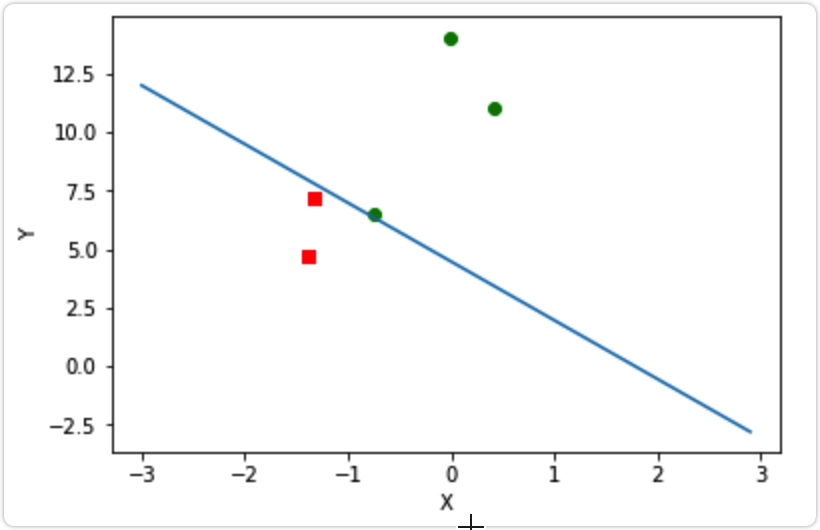

The Python source for this figure:
#!/usr/bin/env python
# coding: utf-8

# In[ ]:


# 查看当前挂载的数据集目录, 该目录下的变更重启环境后会自动还原
# View dataset directory. 
# This directory will be recovered automatically after resetting environment. 
get_ipython().system('ls /home/aistudio/data')


# In[ ]:


# 查看工作区文件, 该目录下的变更将会持久保存. 请及时清理不必要的文件, 避免加载过慢.
# View personal work directory. 
# All changes under this directory will be kept even after reset. 
# Please clean unnecessary files in time to speed up environment loading. 
get_ipython().system('ls /home/aistudio/work')


# In[ ]:


# 如果需要进行持久化安装, 需要使用持久化路径, 如下方代码示例:
# If a persistence installation is required, 
# you need to use the persistence path as the following: 
get_ipython().system('mkdir /home/aistudio/external-libraries')
get_ipython().system('pip install beautifulsoup4 -t /home/aistudio/external-libraries')


# In[ ]:


# 同时添加如下代码, 这样每次环境(kernel)启动的时候只要运行下方代码即可: 
# Also add the following code, 
# so that every time the environment (kernel) starts, 
# just run the following code: 
import sys 
sys.path.append('/home/aistudio/external-libraries')


# 请点击[此处](https://ai.baidu.com/docs#/AIStudio_Project_Notebook/a38e5576)查看本环境基本用法.  <br>
# Please click [here ](https://ai.baidu.com/docs#/AIStudio_Project_Notebook/a38e5576) for more detailed instructions. 

# In[6]:


from numpy import *
import matplotlib.pylab as plt

# 解析数据
def loadDataSet(file_name):
    dataMat = []
    labelMat = []
    fr = open(file_name)
    for line in fr.readlines():
        curLine = line.strip().split()
        dataMat.append([1.0,float(curLine[0]),float(curLine[1])])
        labelMat.append(int(curLine[2]))
    return dataMat, labelMat


# In[7]:


def sigmoid(inX):
    return  1.0 / (1 + exp(-inX))


# In[12]:


def stocGradAscent1(dataMatrix, classLabels, numIter=500):
    m,n = shape(dataMatrix)
    weights = ones(n)   # 创建与列数相同的矩阵的系数矩阵，所有的元素都是1
    # 随机梯度, 循环150,观察是否收敛
    alpha = 0.001
    for j in range(numIter):
        # [0, 1, 2 .. m-1]
        dataIndex = range(m)
        for i in range(m):
            randIndex = int(random.uniform(0,len(dataIndex)))
            h = sigmoid(sum(dataMatrix[dataIndex[randIndex]]*weights))
            error = classLabels[dataIndex[randIndex]] - h
            weights = weights + alpha * error * dataMatrix[dataIndex[randIndex]]
            # del(dataIndex[randIndex])
    return weights


# In[13]:


def plotBestFit(dataArr, labelMat, weights):


    n = shape(dataArr)[0]
    xcord1 = [];
    ycord1 = []
    xcord2 = [];
    ycord2 = []
    for i in range(n):
        if int(labelMat[i]) == 1:
            xcord1.append(dataArr[i, 1]);
            ycord1.append(dataArr[i, 2])
        else:
            xcord2.append(dataArr[i, 1]);
            ycord2.append(dataArr[i, 2])
    fig = plt.figure()
    ax = fig.add_subplot(111)
    ax.scatter(xcord1, ycord1, s=30, c='red', marker='s')
    ax.scatter(xcord2, ycord2, s=30, c='green')
    x = arange(-3.0, 3.0, 0.1)

    y = (-weights[0] - weights[1] * x) / weights[2]
    ax.plot(x, y)
    plt.xlabel('X');
    plt.ylabel('Y')
    plt.show()


# In[14]:


def testLR():
    # 1.收集并准备数据
    dataMat, labelMat = loadDataSet("data/data2.txt")
    dataArr = array(dataMat)
    # print dataArr
    weights = stocGradAscent1(dataArr, labelMat)
    # 数据可视化
    plotBestFit(dataArr, labelMat, weights)


# In[15]:


if __name__ == '__main__':
    testLR()
